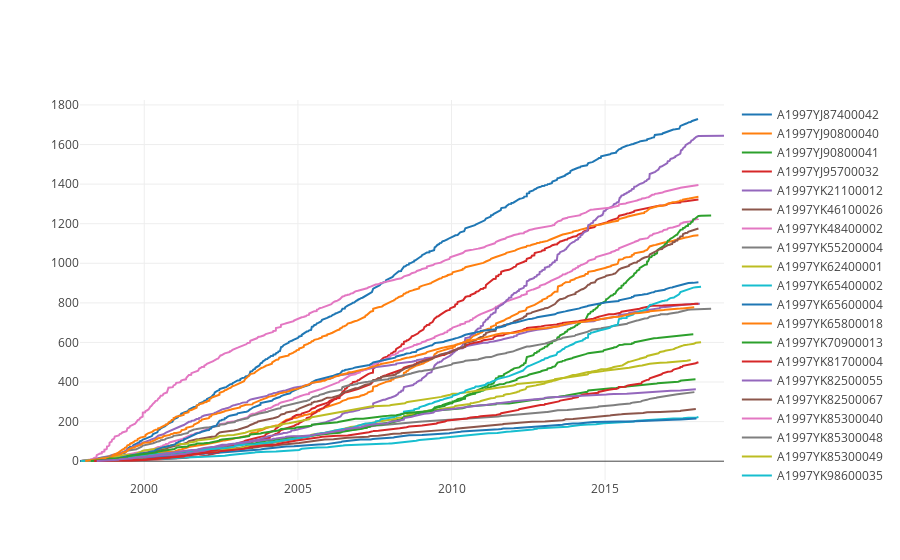

The notebook cell saved with this chart:
### Code cell
data=[]

for UT in df_trajectories.UT.unique()[-25:]:
    
    df_plot=df_trajectories[df_trajectories['UT']==UT]

    trace = go.Scatter( x=df_plot['date'], 
                       y=df_plot['citation_count'], 
                       name=UT )
    
    data.append(trace)

    layout = go.Layout(
       # title='Plot Title',
        xaxis=dict(
            title='Date',
#             titlefont=dict(
#                 family='Courier New, monospace',
#                 size=18,
#                 color='#7f7f7f'
#             )
        ),
        yaxis=dict(
            title='# citations received',
#             titlefont=dict(
#                 family='Courier New, monospace',
#                 size=18,
#                 color='#7f7f7f'
#             )
        )
    )

fig = Figure(data=data, layout=layout)

    
    

iplot(data, filename='testing_time_series_citations.html')
   
offline.plot(fig, auto_open=True, image = 'png', image_filename="testing_time_series_citations" ,
                 output_type='file',  filename='/home/staff/julia/at_Northwestern/In_Text_Citations/In-Text-Citations-New/plots/testing_time_series_citations.html', validate=False)

### Figure 1 — Plotly figure (JSON) as saved in the notebook; plotly's stock layout.template omitted (floating-point values rounded to 4 significant figures; data arrays with more than 128 entries replaced by an {"elided": "..."} marker saying what was removed)
{"data": [{"name": "A1997YJ87400042", "type": "scatter", "x": {"elided": "688 str values"}, "y": {"elided": "688 int values"}}, {"name": "A1997YJ90800040", "type": "scatter", "x": {"elided": "461 str values"}, "y": {"elided": "461 int values"}}, {"name": "A1997YJ90800041", "type": "scatter", "x": {"elided": "336 str values"}, "y": {"elided": "336 int values"}}, {"name": "A1997YJ95700032", "type": "scatter", "x": {"elided": "437 str values"}, "y": {"elided": "437 int values"}}, {"name": "A1997YK21100012", "type": "scatter", "x": {"elided": "328 str values"}, "y": {"elided": "328 int values"}}, {"name": "A1997YK46100026", "type": "scatter", "x": {"elided": "215 str values"}, "y": {"elided": "215 int values"}}, {"name": "A1997YK48400002", "type": "scatter", "x": {"elided": "571 str values"}, "y": {"elided": "571 int values"}}, {"name": "A1997YK55200004", "type": "scatter", "x": {"elided": "259 str values"}, "y": {"elided": "259 int values"}}, {"name": "A1997YK62400001", "type": "scatter", "x": {"elided": "336 str values"}, "y": {"elided": "336 int values"}}, {"name": "A1997YK65400002", "type": "scatter", "x": {"elided": "173 str values"}, "y": {"elided": "173 int values"}}, {"name": "A1997YK65600004", "type": "scatter", "x": {"elided": "173 str values"}, "y": {"elided": "173 int values"}}, {"name": "A1997YK65800018", "type": "scatter", "x": {"elided": "631 str values"}, "y": {"elided": "631 int values"}}, {"name": "A1997YK70900013", "type": "scatter", "x": {"elided": "392 str values"}, "y": {"elided": "392 int values"}}, {"name": "A1997YK81700004", "type": "scatter", "x": {"elided": "319 str values"}, "y": {"elided": "319 int values"}}, {"name": "A1997YK82500055", "type": "scatter", "x": {"elided": "674 str values"}, "y": {"elided": "674 int values"}}, {"name": "A1997YK82500067", "type": "scatter", "x": {"elided": "331 str values"}, "y": {"elided": "331 int values"}}, {"name": "A1997YK85300040", "type": "scatter", "x": {"elided": "514 str values"}, "y": {"elided": "514 int values"}}, {"name": "A1997YK85300048", "type": "scatter", "x": {"elided": "451 str values"}, "y": {"elided": "451 int values"}}, {"name": "A1997YK85300049", "type": "scatter", "x": {"elided": "339 str values"}, "y": {"elided": "339 int values"}}, {"name": "A1997YK98600035", "type": "scatter", "x": {"elided": "331 str values"}, "y": {"elided": "331 int values"}}, {"name": "A1997YL37500013", "type": "scatter", "x": {"elided": "359 str values"}, "y": {"elided": "359 int values"}}, {"name": "A1997YL41900047", "type": "scatter", "x": {"elided": "471 str values"}, "y": {"elided": "471 int values"}}, {"name": "A1997YL44000025", "type": "scatter", "x": {"elided": "276 str values"}, "y": {"elided": "276 int values"}}, {"name": "A1998YL01000009", "type": "scatter", "x": {"elided": "280 str values"}, "y": {"elided": "280 int values"}}, {"name": "A1998YL01000019", "type": "scatter", "x": {"elided": "248 str values"}, "y": {"elided": "248 int values"}}], "layout": {}}
